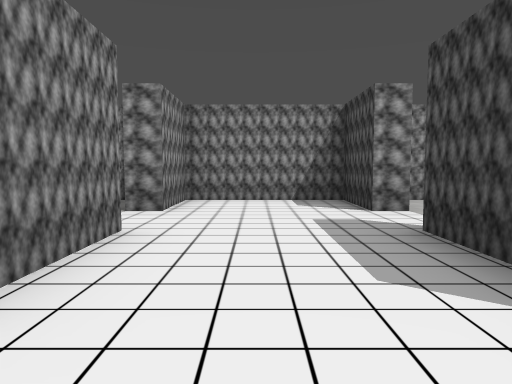
View 1 (above)

20 first-person views from a walk through a 3-D level made in the Godot game engine. The camera is 1.2 m above the floor, tilts 4° down and sees 70° across. The floor is counted in squares, 2 m on a side. Each view is taken from the middle of a square. On the plan, view 1 faces up. The plan holds only what a view shows up to about 10 squares ahead; the rest is blank. Some surface patterns are stand-ins.

View 2
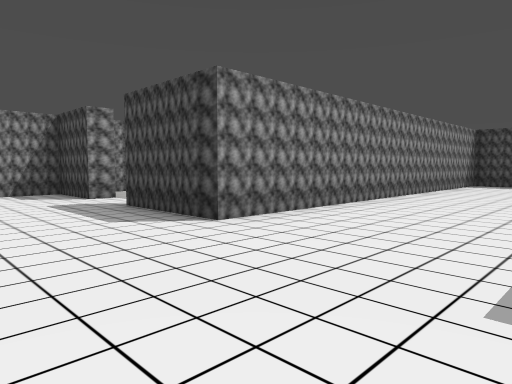

View 3
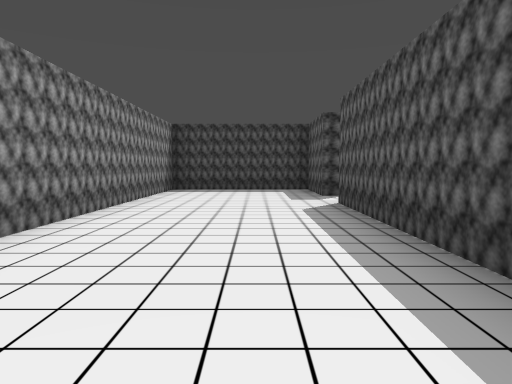

View 4
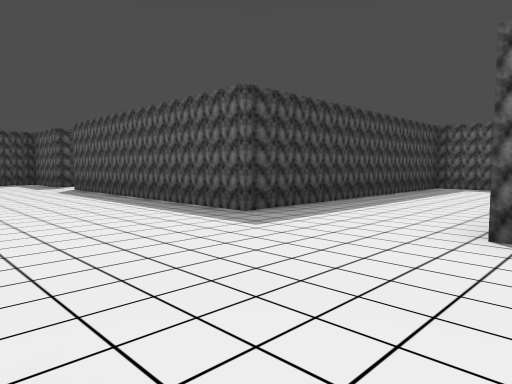

View 5
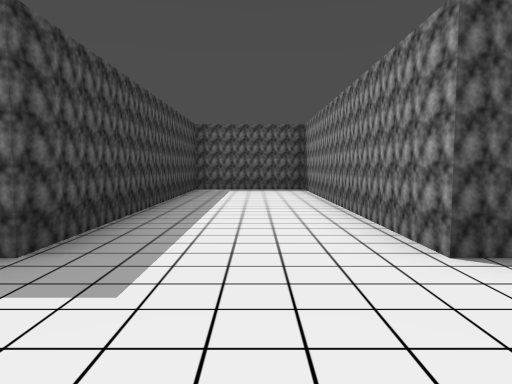

View 6
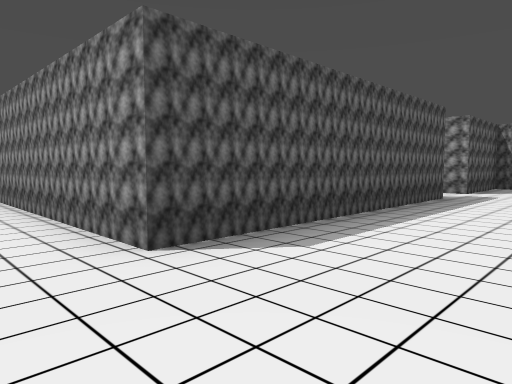

View 7
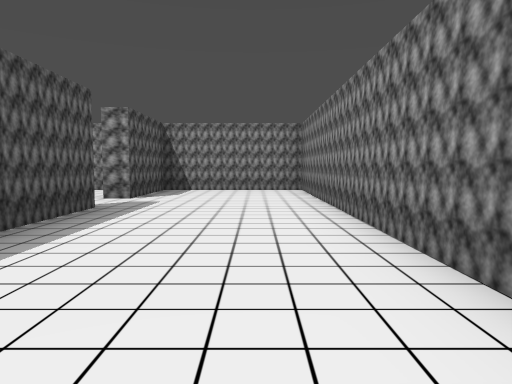

View 8
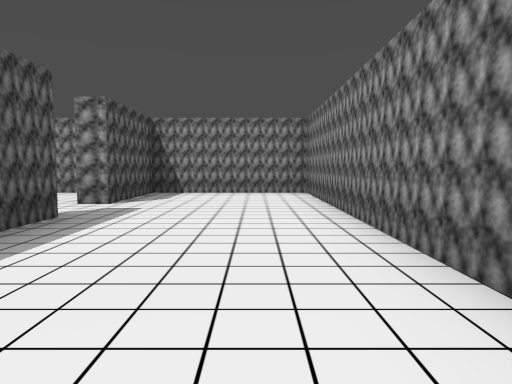

View 9
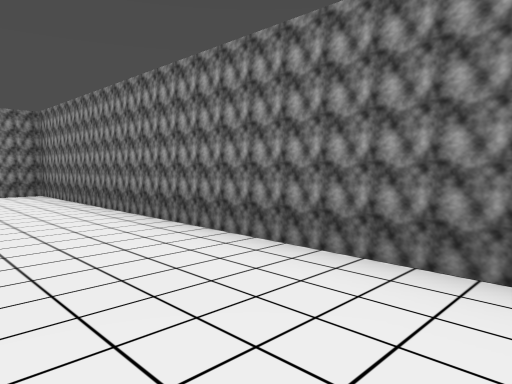

View 10
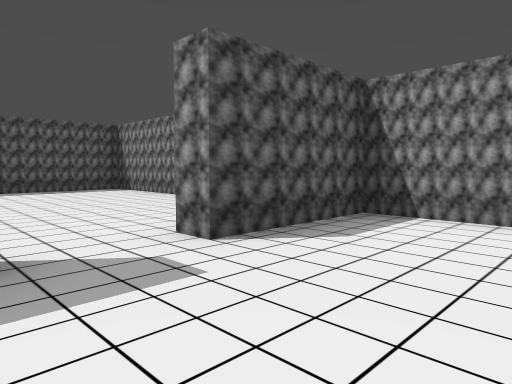

View 11
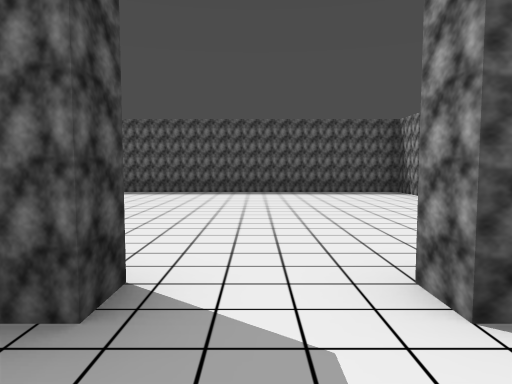

View 12
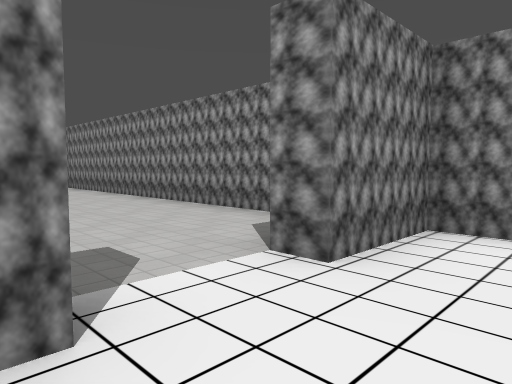

View 13
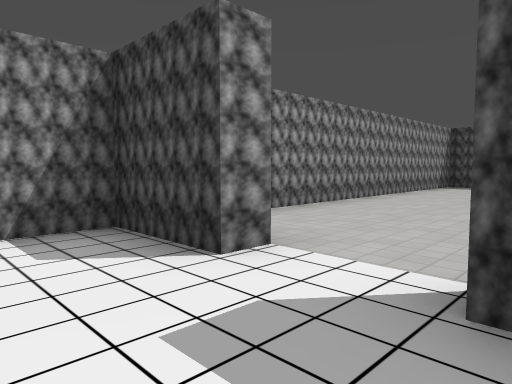

View 14
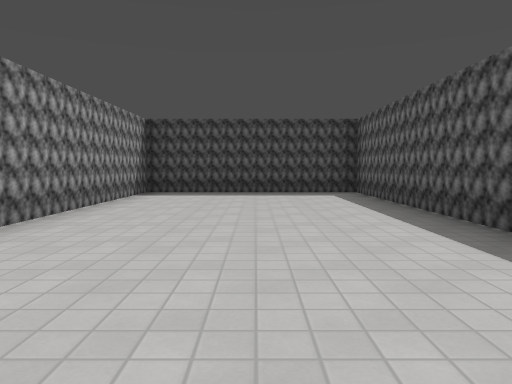

View 15
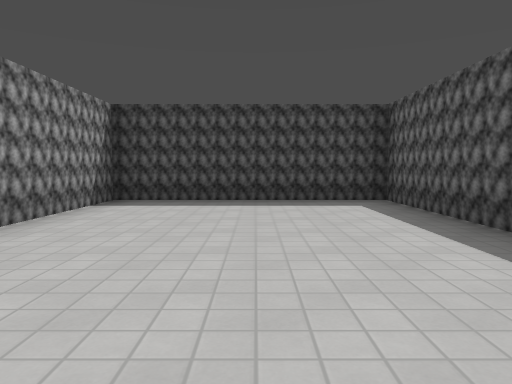

View 16
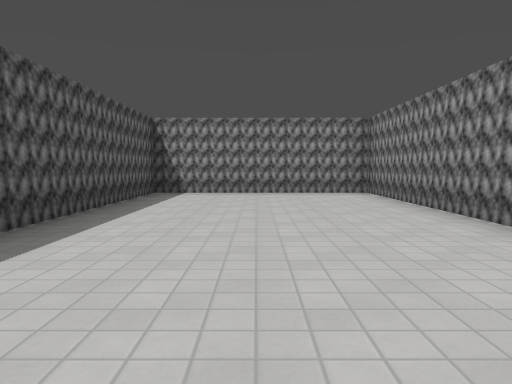

View 17
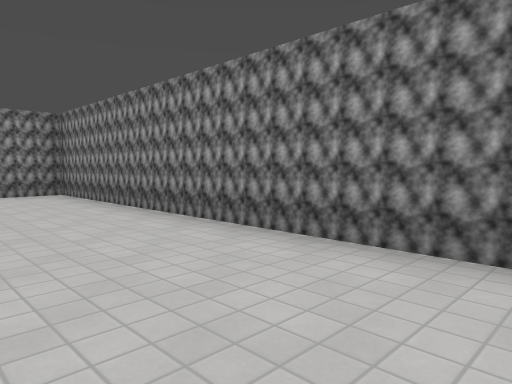

View 18
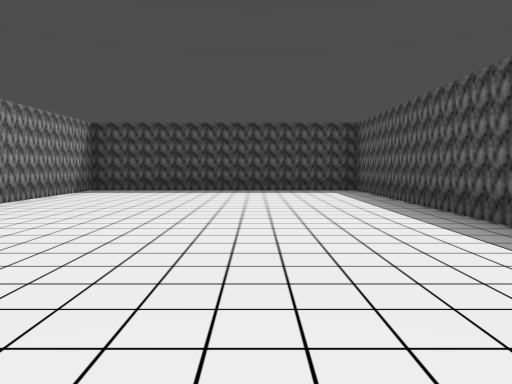

View 19
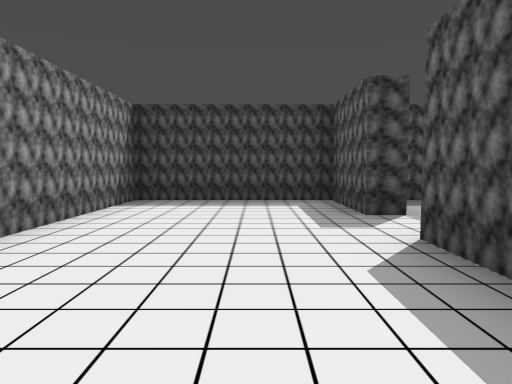

View 20
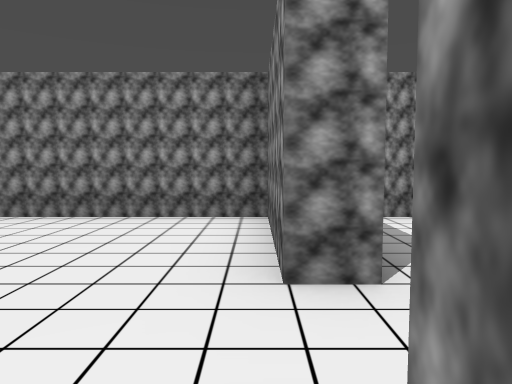

### Floor plan
Ten units are one square. View 1 is at (0, 0); x grows to the right and y downward. Boxes are objects, and circles mark ways between rooms. Rooms are numbered by the first view taken in them; rooms with no view inside come last. Other rooms are left out.
<svg viewBox="-118 -70 238 170">
<path fill="none" stroke="#000" d="M-32 -12 -113 -12 -113 24 -88 24M-13 -35 -13 -18M16 -49 16 -65 -13 -65 -13 -49M-73 24 -13 24 -13 95 16 95 16 24 80 24M95 24 115 24 115 -12 16 -12 16 -35M62 -17 115 -17 115 -65 28 -65M21 -49 16 -49M-22 -65 -113 -65 -113 -17 -62 -17M-13 -49 -19 -49M-73 29 -73 24M-88 24 -88 29 -113 29 -113 95 -18 95 -18 29 -51 29"/>
<circle cx="20" cy="-40" r="3" fill="#2a7"/>
<circle cx="-20" cy="-40" r="3" fill="#2a7"/>
<circle cx="-80" cy="20" r="3" fill="#2a7"/>
<text x="0" y="10">1</text>
<text x="70" y="-40">2</text>
<text x="-70" y="-40">3</text>
<text x="-70" y="60">4</text>
</svg>
Room 1 opens to room 2. Room 1 opens to room 3. Room 1 opens to room 4.

Where each view was taken, in squares from view 1:
view 1: 0 up, 0 right, facing up
view 2: 2 down, 1 left, facing up-right
view 3: 1 down, 2 right, facing right
view 4: 1 up, 2 left, facing down-right
view 5: 0 up, 0 right, facing down
view 6: 0 up, 0 right, facing down-left
view 7: 0 up, 2 left, facing left
view 8: 0 up, 3 left, facing left
view 9: 1 down, 3 left, facing up-left
view 10: 0 up, 7 left, facing down-left
view 11: 1 down, 8 left, facing down
view 12: 3 up, 0 right, facing up-left
view 13: 3 up, 0 right, facing up-right
view 14: 4 up, 3 right, facing right
view 15: 4 up, 5 right, facing right
view 16: 4 up, 3 left, facing left
view 17: 4 up, 3 left, facing up-left
view 18: 7 down, 11 left, facing right
view 19: 1 down, 5 right, facing right
view 20: 3 down, 7 left, facing left
